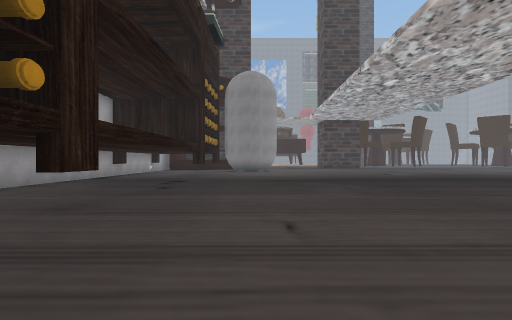
[1] (above)

24 first-person views from a walk through a 3-D level made in the Unity game engine. The camera is 1.3 m above the floor, looks level and sees 80° across. The floor is counted in squares, 2 m on a side. Each view is taken from the middle of a square. On the plan, view 1 faces up. The plan holds only what a view shows up to about 10 squares ahead; the rest is blank. The place goes on beyond the plan. The player is left out. Some surface patterns are stand-ins.

[2]
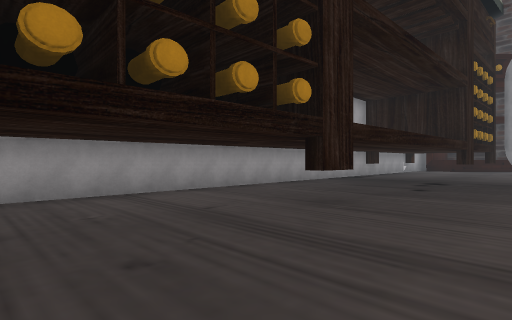

[3]
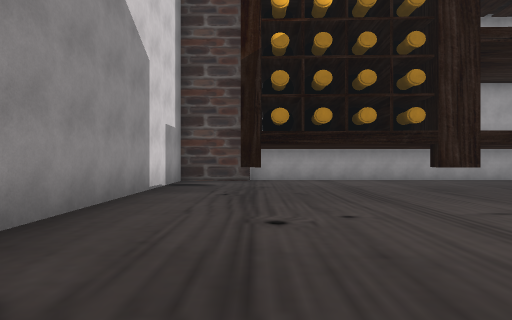

[4]
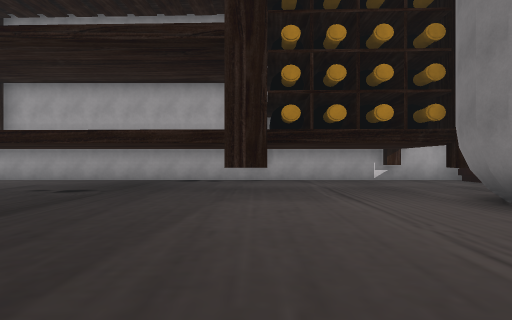

[5]
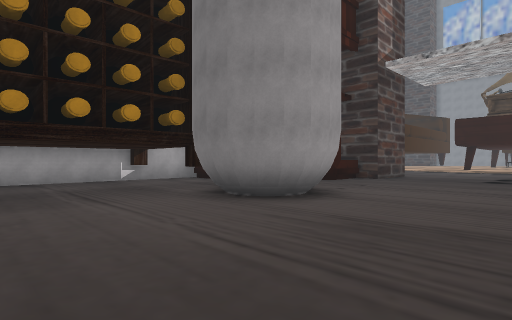

[6]
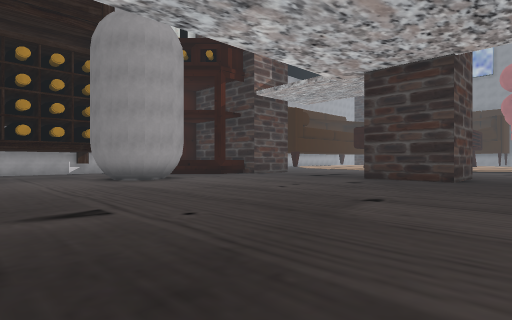

[7]
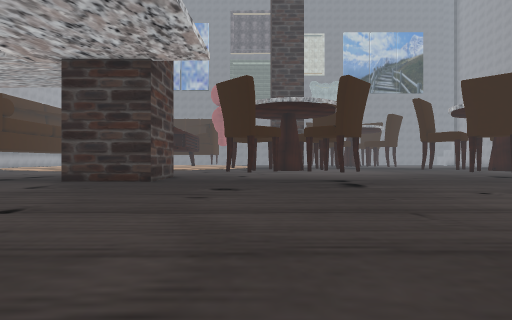

[8]
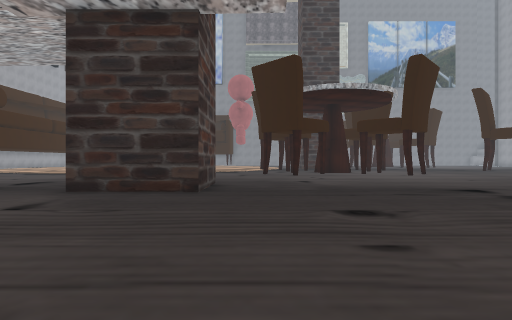

[9]
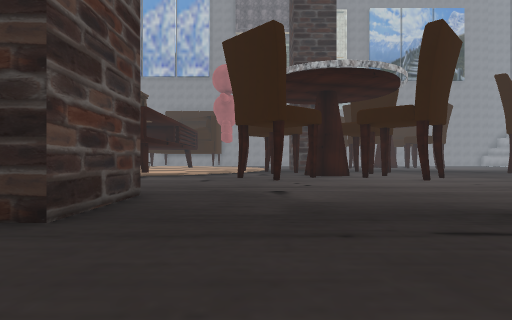

[10]
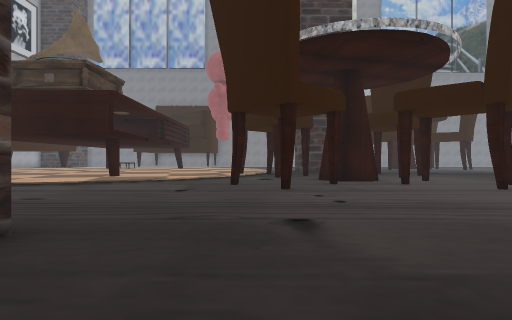

[11]
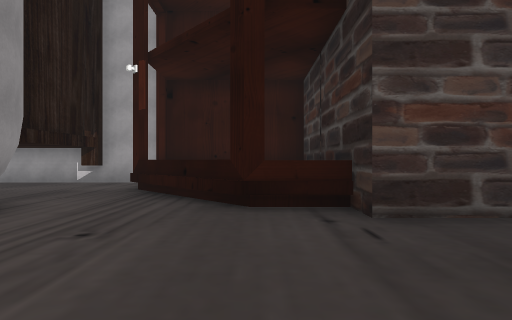

[12]
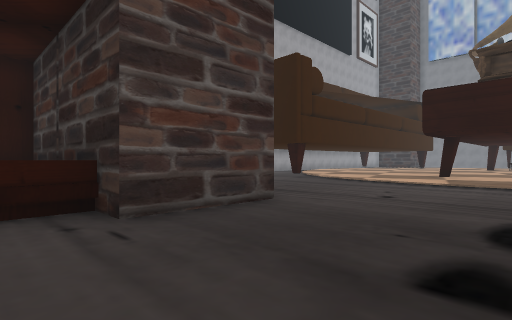

[13]
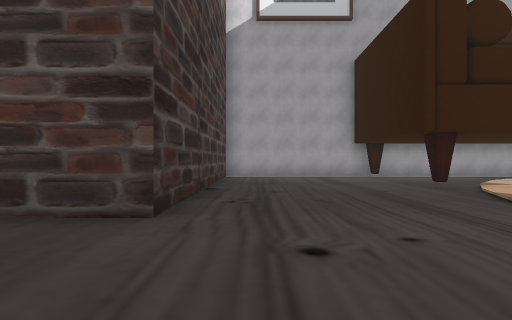

[14]
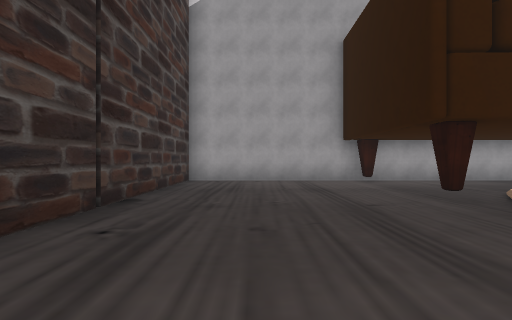

[15]
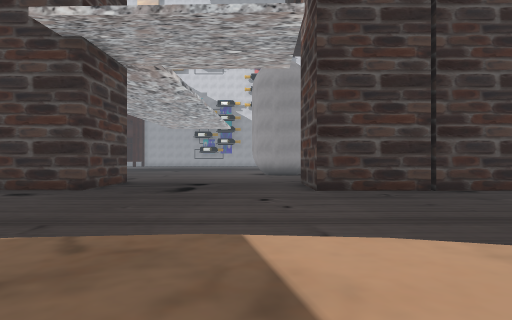

[16]
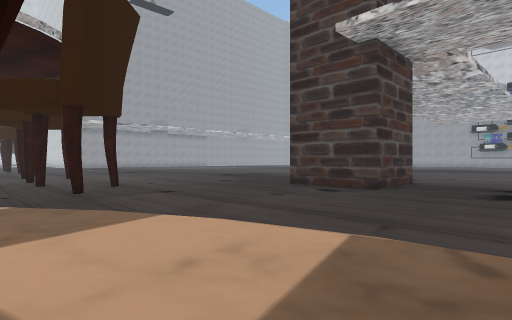

[17]
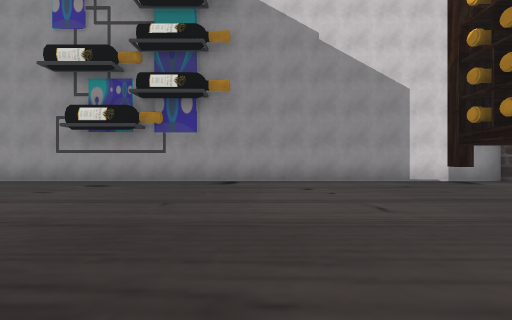

[18]
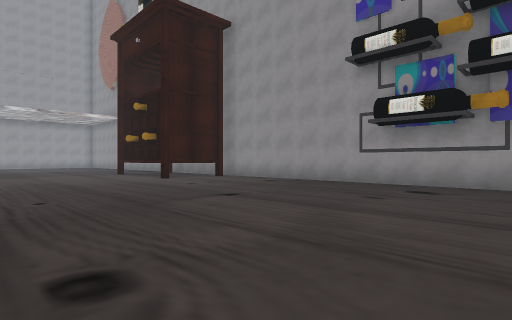

[19]
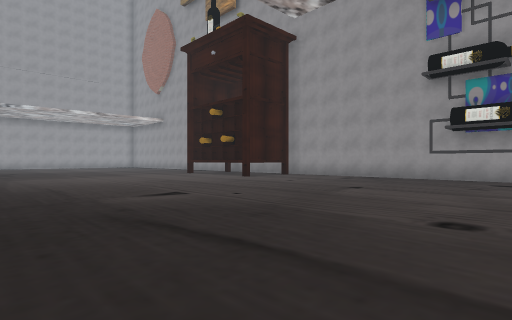

[20]
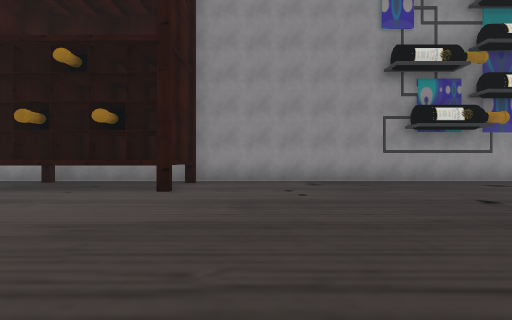

[21]
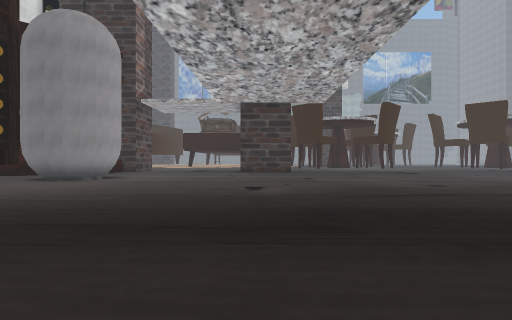

[22]
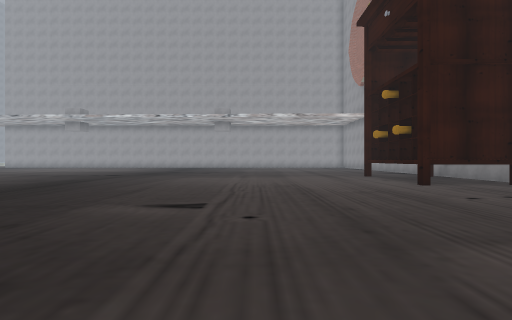

[23]
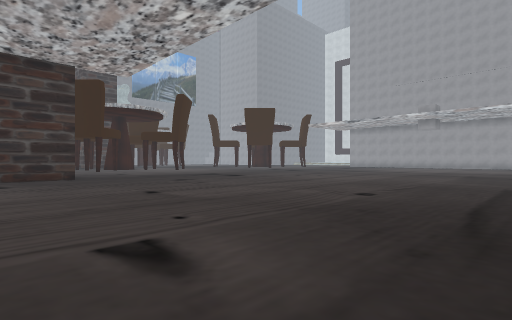

[24]
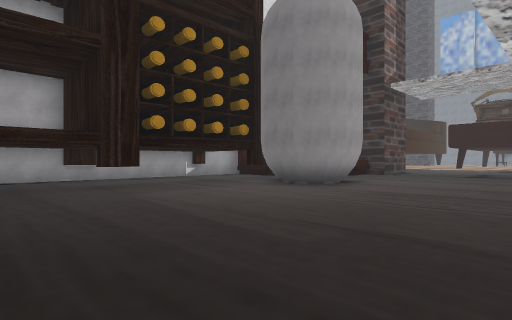

### Floor plan
Key: @ floor where view 1 was taken; # wall or solid block; . main floor; : floor 0.25 m higher than the main floor; / step, stairs or slope; ^ raised ledge.
Columns run from 9 left of view 1 to 16 right of it. Each row starts with its distance up from view 1.
 33 #.../:   ::::::::/...###..
 32 #..../: ::::::::/...#...#.
 31 #....#./::::://...#..#.#..
 30 #...................#...#.
 29 #.........................
 28 #.........................
 27 #.........................
 26 #########.................
 25         #.....####........
 24         #.....####........
 23     ^^^^^......##.........
 22     ^  ^^.................
 21     ^ ^^..................
 20    #^^^...................
 19    #....# ...............
 18    #....# #..............
 17    #...####.............
 16    #.....................
 15    #......................
 14    #......................
 13    #...#..................
 12    #................   ...
 11    #................  ....
 10    #...............  .....
  9    #......................
  8    #......................
  7    #......................
  6    #......................
  5    #......................
  4    #..#...................
  3    #......................
  2    #......................
  1    #......................
  0    #..#..@.............#^^
 -1    #...................#^^
 -2    #...................###
 -3    #####################

Where each view was taken, in squares from view 1:
view 1: 0 up, 0 right, facing up
view 2: 0 up, 0 right, facing up-left
view 3: 0 up, 4 right, facing left
view 4: 13 up, 4 right, facing left
view 5: 13 up, 4 right, facing up-left
view 6: 13 up, 10 right, facing up-left
view 7: 14 up, 11 right, facing up
view 8: 17 up, 9 right, facing up
view 9: 20 up, 10 right, facing up
view 10: 23 up, 10 right, facing up
view 11: 22 up, 3 right, facing left
view 12: 22 up, 3 right, facing up-left
view 13: 27 up, 3 right, facing left
view 14: 28 up, 1 right, facing left
view 15: 33 up, 1 right, facing down
view 16: 33 up, 2 right, facing down-right
view 17: 7 up, 2 right, facing down
view 18: 6 up, 4 right, facing down-right
view 19: 9 up, 5 right, facing down-right
view 20: 7 up, 12 right, facing down
view 21: 7 up, 6 right, facing up
view 22: 5 up, 6 right, facing right
view 23: 12 up, 5 right, facing up-right
view 24: 10 up, 5 right, facing up-left
